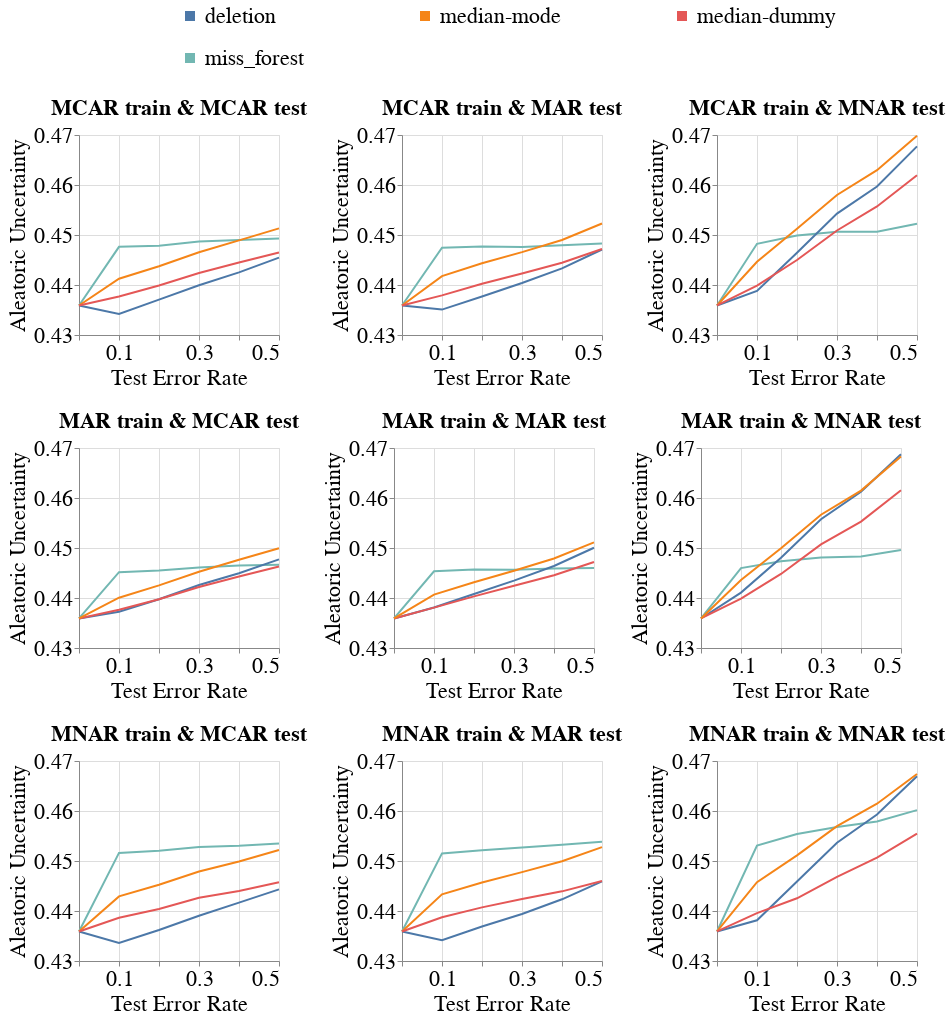

The cell this chart's notebook holds for it:
### Code cell
create_line_bands_for_diff_imputers(dataset_name=DATASET_NAME,
                                    model_name='mlp_clf',
                                    metric_name='Aleatoric_Uncertainty',
                                    db_client=db_client,
                                    with_band=False)

### Figure 1 — Vega-Lite specification as saved in the notebook (floating-point values rounded to 4 significant figures; data arrays with more than 128 entries replaced by an {"elided": "..."} marker saying what was removed)
{"config": {"view": {"continuousWidth": 400, "continuousHeight": 300}, "axis": {"labelFontSize": 22, "labelFontWeight": "normal", "titleFontSize": 22, "titleFontWeight": "normal"}, "legend": {"columns": 3, "direction": "horizontal", "labelFontSize": 22, "labelLimit": 400, "orient": "top", "symbolOffset": 100, "symbolStrokeWidth": 10, "titleAnchor": "middle", "titleFontSize": 22, "titleLimit": 300}, "title": {"fontSize": 22}}, "vconcat": [{"hconcat": [{"mark": "line", "encoding": {"color": {"field": "Null_Imputer_Name", "sort": ["deletion", "median-mode", "median-dummy", "miss_forest", "k_means_clustering", "datawig", "automl", "boost_clean"], "title": null, "type": "nominal"}, "x": {"axis": {"labelExpr": "(datum.value == 0.1) || (datum.value == 0.3) || (datum.value == 0.5) ? datum.label : ''"}, "field": "Test_Error_Rate", "scale": {"nice": false}, "title": "Test Error Rate", "type": "quantitative"}, "y": {"aggregate": "mean", "field": "Metric_Value", "scale": {"zero": false}, "title": "Aleatoric Uncertainty", "type": "quantitative"}}, "height": 200, "title": {"text": "MCAR train & MCAR test", "fontSize": 22}, "width": 200}, {"data": {"name": "data-dc5a59f619314c33fd2d668e1b918d9e"}, "mark": "line", "encoding": {"color": {"field": "Null_Imputer_Name", "sort": ["deletion", "median-mode", "median-dummy", "miss_forest", "k_means_clustering", "datawig", "automl", "boost_clean"], "title": null, "type": "nominal"}, "x": {"axis": {"labelExpr": "(datum.value == 0.1) || (datum.value == 0.3) || (datum.value == 0.5) ? datum.label : ''"}, "field": "Test_Error_Rate", "scale": {"nice": false}, "title": "Test Error Rate", "type": "quantitative"}, "y": {"aggregate": "mean", "field": "Metric_Value", "scale": {"zero": false}, "title": "Aleatoric Uncertainty", "type": "quantitative"}}, "height": 200, "title": {"text": "MCAR train & MAR test", "fontSize": 22}, "width": 200}, {"data": {"name": "data-e1284608301f522e1f3eb23bc9cba120"}, "mark": "line", "encoding": {"color": {"field": "Null_Imputer_Name", "sort": ["deletion", "median-mode", "median-dummy", "miss_forest", "k_means_clustering", "datawig", "automl", "boost_clean"], "title": null, "type": "nominal"}, "x": {"axis": {"labelExpr": "(datum.value == 0.1) || (datum.value == 0.3) || (datum.value == 0.5) ? datum.label : ''"}, "field": "Test_Error_Rate", "scale": {"nice": false}, "title": "Test Error Rate", "type": "quantitative"}, "y": {"aggregate": "mean", "field": "Metric_Value", "scale": {"zero": false}, "title": "Aleatoric Uncertainty", "type": "quantitative"}}, "height": 200, "title": {"text": "MCAR train & MNAR test", "fontSize": 22}, "width": 200}], "resolve": {"scale": {"y": "shared"}}}, {"hconcat": [{"mark": "line", "encoding": {"color": {"field": "Null_Imputer_Name", "sort": ["deletion", "median-mode", "median-dummy", "miss_forest", "k_means_clustering", "datawig", "automl", "boost_clean"], "title": null, "type": "nominal"}, "x": {"axis": {"labelExpr": "(datum.value == 0.1) || (datum.value == 0.3) || (datum.value == 0.5) ? datum.label : ''"}, "field": "Test_Error_Rate", "scale": {"nice": false}, "title": "Test Error Rate", "type": "quantitative"}, "y": {"aggregate": "mean", "field": "Metric_Value", "scale": {"zero": false}, "title": "Aleatoric Uncertainty", "type": "quantitative"}}, "height": 200, "title": {"text": "MAR train & MCAR test", "fontSize": 22}, "width": 200}, {"data": {"name": "data-7deedeab482099676b2c0f6a52d3a7cb"}, "mark": "line", "encoding": {"color": {"field": "Null_Imputer_Name", "sort": ["deletion", "median-mode", "median-dummy", "miss_forest", "k_means_clustering", "datawig", "automl", "boost_clean"], "title": null, "type": "nominal"}, "x": {"axis": {"labelExpr": "(datum.value == 0.1) || (datum.value == 0.3) || (datum.value == 0.5) ? datum.label : ''"}, "field": "Test_Error_Rate", "scale": {"nice": false}, "title": "Test Error Rate", "type": "quantitative"}, "y": {"aggregate": "mean", "field": "Metric_Value", "scale": {"zero": false}, "title": "Aleatoric Uncertainty", "type": "quantitative"}}, "height": 200, "title": {"text": "MAR train & MAR test", "fontSize": 22}, "width": 200}, {"data": {"name": "data-b61630fadf7937bbf6321627e5fcd7a8"}, "mark": "line", "encoding": {"color": {"field": "Null_Imputer_Name", "sort": ["deletion", "median-mode", "median-dummy", "miss_forest", "k_means_clustering", "datawig", "automl", "boost_clean"], "title": null, "type": "nominal"}, "x": {"axis": {"labelExpr": "(datum.value == 0.1) || (datum.value == 0.3) || (datum.value == 0.5) ? datum.label : ''"}, "field": "Test_Error_Rate", "scale": {"nice": false}, "title": "Test Error Rate", "type": "quantitative"}, "y": {"aggregate": "mean", "field": "Metric_Value", "scale": {"zero": false}, "title": "Aleatoric Uncertainty", "type": "quantitative"}}, "height": 200, "title": {"text": "MAR train & MNAR test", "fontSize": 22}, "width": 200}], "data": {"name": "data-aea5b02a82b18bd1918232ef703592d9"}, "resolve": {"scale": {"y": "shared"}}}, {"hconcat": [{"mark": "line", "encoding": {"color": {"field": "Null_Imputer_Name", "sort": ["deletion", "median-mode", "median-dummy", "miss_forest", "k_means_clustering", "datawig", "automl", "boost_clean"], "title": null, "type": "nominal"}, "x": {"axis": {"labelExpr": "(datum.value == 0.1) || (datum.value == 0.3) || (datum.value == 0.5) ? datum.label : ''"}, "field": "Test_Error_Rate", "scale": {"nice": false}, "title": "Test Error Rate", "type": "quantitative"}, "y": {"aggregate": "mean", "field": "Metric_Value", "scale": {"zero": false}, "title": "Aleatoric Uncertainty", "type": "quantitative"}}, "height": 200, "title": {"text": "MNAR train & MCAR test", "fontSize": 22}, "width": 200}, {"data": {"name": "data-cb73f80f31c9da4bb25b95f931f7adb7"}, "mark": "line", "encoding": {"color": {"field": "Null_Imputer_Name", "sort": ["deletion", "median-mode", "median-dummy", "miss_forest", "k_means_clustering", "datawig", "automl", "boost_clean"], "title": null, "type": "nominal"}, "x": {"axis": {"labelExpr": "(datum.value == 0.1) || (datum.value == 0.3) || (datum.value == 0.5) ? datum.label : ''"}, "field": "Test_Error_Rate", "scale": {"nice": false}, "title": "Test Error Rate", "type": "quantitative"}, "y": {"aggregate": "mean", "field": "Metric_Value", "scale": {"zero": false}, "title": "Aleatoric Uncertainty", "type": "quantitative"}}, "height": 200, "title": {"text": "MNAR train & MAR test", "fontSize": 22}, "width": 200}, {"data": {"name": "data-ddbf1ee407287cd424afe93ec85b27d7"}, "mark": "line", "encoding": {"color": {"field": "Null_Imputer_Name", "sort": ["deletion", "median-mode", "median-dummy", "miss_forest", "k_means_clustering", "datawig", "automl", "boost_clean"], "title": null, "type": "nominal"}, "x": {"axis": {"labelExpr": "(datum.value == 0.1) || (datum.value == 0.3) || (datum.value == 0.5) ? datum.label : ''"}, "field": "Test_Error_Rate", "scale": {"nice": false}, "title": "Test Error Rate", "type": "quantitative"}, "y": {"aggregate": "mean", "field": "Metric_Value", "scale": {"zero": false}, "title": "Aleatoric Uncertainty", "type": "quantitative"}}, "height": 200, "title": {"text": "MNAR train & MNAR test", "fontSize": 22}, "width": 200}], "data": {"name": "data-bfea234e056ab86a9c43a00f15e8374b"}, "resolve": {"scale": {"y": "shared"}}}], "data": {"name": "data-209e6143d14c9c672440e6c1e74a761f"}, "resolve": {"scale": {"y": "shared"}}, "$schema": "https://vega.github.io/schema/vega-lite/v4.17.0.json", "datasets": {"data-209e6143d14c9c672440e6c1e74a761f": {"elided": "144 records"}, "data-dc5a59f619314c33fd2d668e1b918d9e": {"elided": "144 records"}, "data-e1284608301f522e1f3eb23bc9cba120": {"elided": "144 records"}, "data-aea5b02a82b18bd1918232ef703592d9": {"elided": "144 records"}, "data-7deedeab482099676b2c0f6a52d3a7cb": {"elided": "144 records"}, "data-b61630fadf7937bbf6321627e5fcd7a8": {"elided": "144 records"}, "data-bfea234e056ab86a9c43a00f15e8374b": {"elided": "144 records"}, "data-cb73f80f31c9da4bb25b95f931f7adb7": {"elided": "144 records"}, "data-ddbf1ee407287cd424afe93ec85b27d7": {"elided": "144 records"}}}
